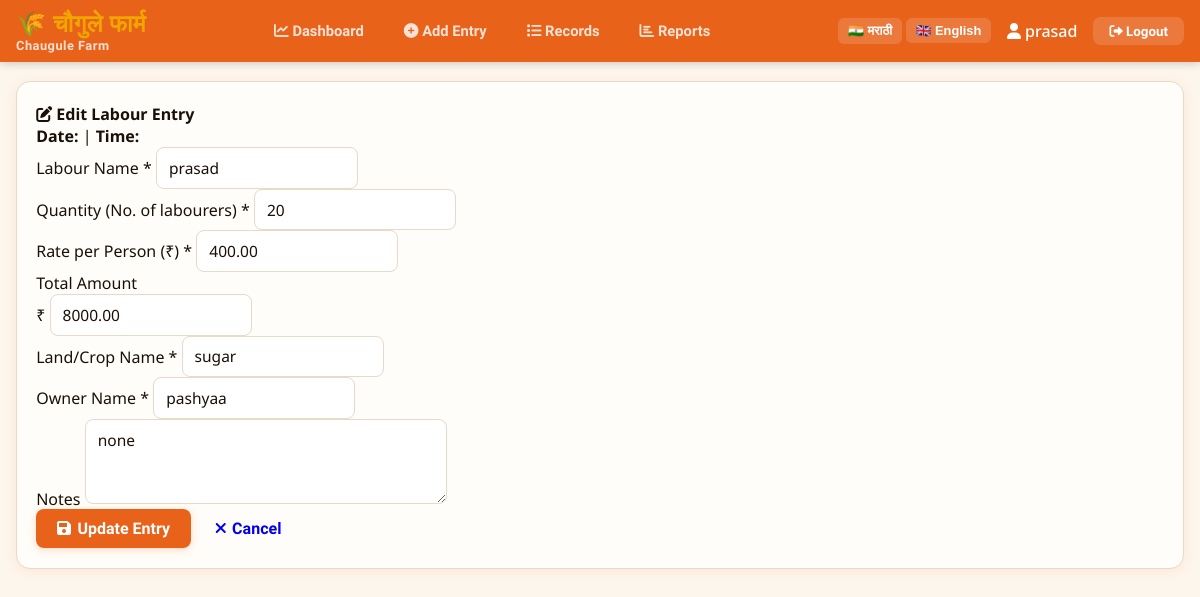
Page /edit/3/ (signed in) on the committed database.
### labour/models.py (models this page shows, shortened)
class LabourEntry(models.Model):
    user = models.ForeignKey(User, on_delete=models.CASCADE, related_name='labour_entries', null=True, blank=True)
    date = models.DateField(default=timezone.now, verbose_name=_("Date"))
    day = models.CharField(max_length=20, blank=True, editable=False, verbose_name=_("Day"))
    day_marathi = models.CharField(max_length=20, blank=True, editable=False, verbose_name=_("Day in Marathi"))
    in_time = models.TimeField(default=timezone.now, verbose_name=_("In Time"))
    out_time = models.TimeField(null=True, blank=True, verbose_name=_("Out Time"))
    pargi_name = models.CharField(max_length=100, verbose_name=_("Pargi Name"), help_text=_("Name of the labour group/section"))
    labour_name = models.CharField(max_length=100, verbose_name=_("Labour Name"))
    quantity = models.IntegerField(validators=[MinValueValidator(1)], verbose_name=_("Quantity"))
    rupees_per_head = models.DecimalField(max_digits=10, decimal_places=2, validators=[MinValueValidator(0)], verbose_name=_("Rate per Head"))
    total_amount = models.DecimalField(max_digits=10, decimal_places=2, editable=False, verbose_name=_("Total Amount"))
    land_crop_name = models.CharField(max_length=100, blank=True, null=True, verbose_name=_("Land/Crop Name"))
    owner_name = models.CharField(max_length=100, blank=True, null=True, verbose_name=_("Owner Name"))
    notes = models.TextField(blank=True, null=True, verbose_name=_("Notes"))
    created_at = models.DateTimeField(auto_now_add=True)
    updated_at = models.DateTimeField(auto_now=True)
    class Meta:
        ordering = ['-date', '-in_time']
        verbose_name = _("Labour Entry")
        verbose_name_plural = _("Labour Entries")

### labour/views.py (the view)
# urls.py: path('edit/<int:pk>/', views.edit_entry, name='edit_entry'),
@login_required
def edit_entry(request, pk):
    entry = get_object_or_404(LabourEntry, pk=pk, user=request.user)
    if request.method == 'POST':
        form = LabourEntryForm(request.POST, instance=entry)
        if form.is_valid():
            form.save()
            messages.success(request, _('नोंद यशस्वीरित्या अद्यतनित केली!'))
            return redirect('list_entries')
    else:
        form = LabourEntryForm(instance=entry)
    context = {
        'form': form,
        'entry': entry,
    }
    return render(request, 'labour/edit_entry.html', context)

### templates/labour/edit_entry.html (shortened to what this page needs)
{% extends 'labour/base.html' %}
{% block content %}
<div class="row">
    <div class="col-md-8 mx-auto">
        <div class="card">
            <div class="card-header">
                <h4 class="mb-0"><i class="fas fa-edit"></i> Edit Labour Entry</h4>
            </div>
            <div class="card-body">
                <div class="alert alert-info">
                    <strong>Date:</strong> {{ today|date:"d/m/Y" }} |
                    <strong>Time:</strong> {{ current_time }}
                </div>
                <form method="post" id="labourForm">
                    <div class="mb-3">
                        <label for="{{ form.labour_name.id_for_label }}" class="form-label">Labour Name *</label>
                        {{ form.labour_name }}
                    </div>
                    <div class="row">
                        <div class="col-md-6 mb-3">
                            <label for="{{ form.quantity.id_for_label }}" class="form-label">Quantity (No. of labourers) *</label>
                            {{ form.quantity }}
                        </div>
                        <div class="col-md-6 mb-3">
                            <label for="{{ form.rupees_per_head.id_for_label }}" class="form-label">Rate per Person (₹) *</label>
                            {{ form.rupees_per_head }}
                        </div>
                    </div>
                    <div class="mb-3">
                        <label class="form-label">Total Amount</label>
                        <div class="input-group">
                            <span class="input-group-text">₹</span>
                            <input type="text" id="total_amount" class="form-control" readonly value="{{ entry.total_amount|floatformat:2 }}">
                        </div>
                    </div>
                    <div class="row">
                        <div class="col-md-6 mb-3">
                            <label for="{{ form.land_crop_name.id_for_label }}" class="form-label">Land/Crop Name *</label>
                            {{ form.land_crop_name }}
                        </div>
                        <div class="col-md-6 mb-3">
                            <label for="{{ form.owner_name.id_for_label }}" class="form-label">Owner Name *</label>
                            {{ form.owner_name }}
                        </div>
                    </div>
                    <div class="mb-3">
                        <label for="{{ form.notes.id_for_label }}" class="form-label">Notes</label>
                        {{ form.notes }}
                    </div>
                    <div class="d-grid gap-2">
                        <button type="submit" class="btn btn-primary btn-lg">
                            <i class="fas fa-save"></i> Update Entry
                        </button>
                        <a href="{% url 'list_entries' %}" class="btn btn-secondary">
                            <i class="fas fa-times"></i> Cancel
                        </a>
                    </div>
                </form>
            </div>
        </div>
    </div>
</div>
{% endblock %}

### templates/labour/base.html (shortened to what this page needs)
{% load i18n %}
<!DOCTYPE html>
<html lang="{% trans 'en' %}">
<head>
    <link rel="stylesheet" href="https://cdnjs.cloudflare.com/ajax/libs/font-awesome/6.0.0/css/all.min.css">
</head>
<body>
    {% if user.is_authenticated %}
    <nav>
        <div class="nav-brand">
            🌾 <span>चौगुले फार्म</span><br>
            <small>Chaugule Farm</small>
        </div>
        <div class="nav-links">
            <a href="{% url 'dashboard' %}" class="{% if request.resolver_match.url_name == 'dashboard' %}active{% endif %}">
                <i class="fas fa-chart-line"></i> {% trans "Dashboard" %}
            </a>
            <a href="{% url 'add_entry' %}" class="{% if request.resolver_match.url_name == 'add_entry' %}active{% endif %}">
                <i class="fas fa-plus-circle"></i> {% trans "Add Entry" %}
            </a>
            <a href="{% url 'list_entries' %}" class="{% if request.resolver_match.url_name == 'list_entries' %}active{% endif %}">
                <i class="fas fa-list"></i> {% trans "Records" %}
            </a>
            <a href="{% url 'reports' %}" class="{% if request.resolver_match.url_name == 'reports' %}active{% endif %}">
                <i class="fas fa-chart-bar"></i> {% trans "Reports" %}
            </a>
        </div>
        <div class="user-menu">
<div class="lang-switcher">
    <form method="post" action="{% url 'set_language' %}" style="display: inline;">
        <button type="submit" name="language" value="mr" class="lang-btn">🇮🇳 मराठी</button>
        <button type="submit" name="language" value="en" class="lang-btn">🇬🇧 English</button>
    </form>
</div>
            <span class="user-name"><i class="fas fa-user"></i> {{ user.username }}</span>
            <form method="post" action="{% url 'logout' %}" style="display: inline;">
                <button type="submit" class="logout-btn"><i class="fas fa-sign-out-alt"></i> {% trans "Logout" %}</button>
            </form>
        </div>
    </nav>
    {% endif %}
    <div class="main-container">
        {% block content %}
        {% endblock %}
    </div>
</body>
</html>

### templates/labour/base.html (style rules this page uses)
:root { --saffron: #E8621A; --saffron-light: #F4874B; --saffron-dark: #C04E0E; --earth: #7A3B1E; --gold: #F0A500; --cream: #FDF6EC; --green: #2E7D32; --green-light: #4CAF50; --red: #C62828; --ink: #1A1008; --muted: #7D6A58; --border: #E8D9C8; --white: #FFFFFF; --card-bg: #FFFDF9; --shadow: 0 2px 12px rgba(232,98,26,0.10); --shadow-lg: 0 8px 32px rgba(232,98,26,0.15); }
* { box-sizing: border-box; margin: 0; padding: 0; }
body { font-family: 'Noto Sans', sans-serif; background: var(--cream); color: var(--ink); min-height: 100vh; }
nav { background: var(--saffron); padding: 0 1rem; display: flex; align-items: center; justify-content: space-between; box-shadow: 0 2px 8px rgba(0,0,0,0.18); position: sticky; top: 0; z-index: 100; flex-wrap: wrap; }
.nav-brand { font-family: 'Baloo 2', cursive; font-size: 1.5rem; font-weight: 800; color: var(--white); padding: 0.6rem 0; letter-spacing: 0.5px; }
.nav-brand span { color: var(--gold); }
.nav-brand small { font-size: 0.8rem; display: block; color: rgba(255,255,255,0.8); }
.nav-links { display: flex; gap: 0.5rem; align-items: center; flex-wrap: wrap; }
.nav-links a { color: rgba(255,255,255,0.82); text-decoration: none; font-family: 'Baloo 2', cursive; font-weight: 600; font-size: 0.92rem; padding: 0.5rem 1rem; transition: all 0.2s; border-radius: 8px; }
.user-menu { display: flex; align-items: center; gap: 1rem; flex-wrap: wrap; }
.user-name { color: var(--white); font-weight: 500; }
.lang-switcher { display: flex; gap: 0.3rem; }
.lang-btn { background: rgba(255,255,255,0.15); color: var(--white); border: none; padding: 0.3rem 0.6rem; border-radius: 6px; cursor: pointer; font-size: 0.8rem; font-weight: 600; transition: background 0.2s; }
.logout-btn { background: rgba(255,255,255,0.15); color: var(--white); border: none; padding: 0.4rem 1rem; border-radius: 8px; cursor: pointer; font-family: 'Baloo 2', cursive; font-weight: 600; transition: background 0.2s; }
.main-container { max-width: 1400px; margin: 0 auto; padding: 1.2rem 1rem 3rem; }
.card { background: var(--card-bg); border: 1.5px solid var(--border); border-radius: 14px; padding: 1.3rem 1.2rem; box-shadow: var(--shadow); margin-bottom: 1.2rem; }
.btn { display: inline-flex; align-items: center; gap: 0.4rem; padding: 0.6rem 1.3rem; border-radius: 8px; font-family: 'Baloo 2', cursive; font-weight: 700; font-size: 1rem; cursor: pointer; border: none; transition: all 0.18s; text-decoration: none; }
.btn-primary { background: var(--saffron); color: var(--white); box-shadow: 0 2px 8px rgba(232,98,26,0.22); }
.form-control { border: 1.5px solid var(--border); border-radius: 8px; padding: 0.55rem 0.75rem; font-family: 'Noto Sans', sans-serif; font-size: 0.97rem; color: var(--ink); background: var(--white); transition: border-color 0.2s, box-shadow 0.2s; outline: none; }

### rows in the picture
LabourEntry: labour_name "prasad", quantity "20", rupees_per_head "400.00", total_amount "8000.00", land_crop_name "sugar", owner_name "pashyaa", notes "none"

### other values in the picture
{{ user.username }} "prasad"
